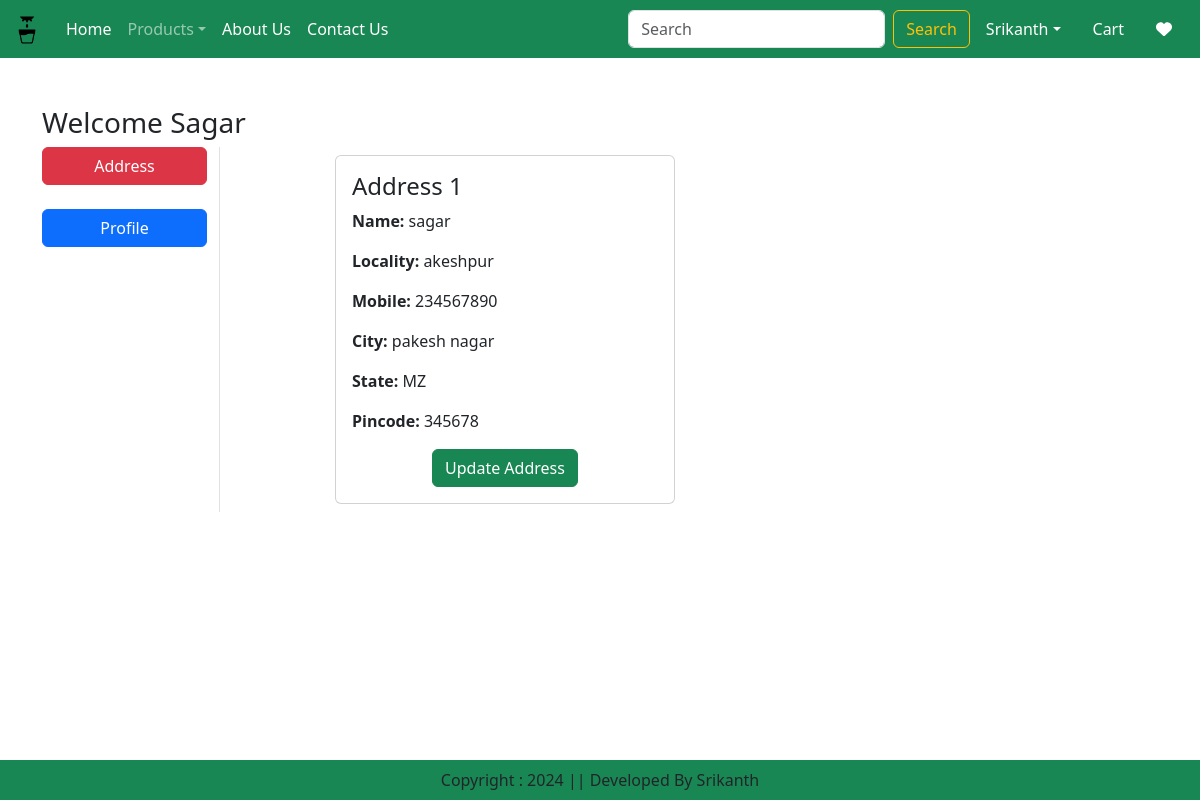
The page /address/ (signed in) on the database its author committed.
### Website/models.py (models this page shows, shortened)
class Customer(models.Model):
    user = models.ForeignKey(User, on_delete=models.CASCADE)
    name = models.CharField(max_length=200)
    locality = models.CharField(max_length=200)
    city = models.CharField(max_length=50)
    mobile = models.CharField(max_length=15)  # Changed to CharField for mobile numbers
    zipcode = models.CharField(max_length=10)  # Changed to CharField for zip codes
    state = models.CharField(choices=STATE_CHOICES, max_length=100)

### Website/views.py (the view)
# urls.py: path('address/', views.address, name='address'),
@login_required
def address(request):
    add = Customer.objects.filter(user=request.user)
    totalitem=0
    wishitem=0
    if request.user.is_authenticated:
        totalitem=len(Cart.objects.filter(user=request.user))
        wishitem = len(Wishlist.objects.filter(user=request.user))
    return render(request, 'website/address.html', locals())

### Templates/website/address.html (shortened to what this page needs)
{% extends "website/base.html" %}
{% load static %}
{% block main-content %}
<div class="container my-5">
    <div class="row">
        <h3>Welcome <span class="text-capitalize">{{ request.user }}</span></h3>
        <div class="col-sm-2 border-end">
            <ul class="list-unstyled">
                <li class="d-grid">
                    <a href="{% url 'address' %}" class="btn btn-danger">Address</a>
                </li><br>
                <li class="d-grid mb-2">
                    <a href="{% url 'profile' %}" class="btn btn-primary">Profile</a>
                </li>
            </ul>
        </div>
        <div class="col-sm-8 offset-sm-1">
            <div class="row">
                {% if add %}
                    {% for ad in add %}
                    <article class="col-sm-6">
                        <div class="card m-2">
                            <div class="card-body">
                                <h4>Address {{ forloop.counter }}</h4>
                                <p><strong>Name:</strong> {{ ad.name }}</p>
                                <p><strong>Locality:</strong> {{ ad.locality }}</p>
                                <p><strong>Mobile:</strong> {{ ad.mobile }}</p>
                                <p><strong>City:</strong> {{ ad.city }}</p>
                                <p><strong>State:</strong> {{ ad.state }}</p>
                                <p><strong>Pincode:</strong> {{ ad.zipcode }}</p>
                                <div class="text-center mt-3">
                                    <a href="{% url 'updateaddress' pk=ad.id %}" class="btn btn-success">Update Address</a>
                                </div>
                            </div>
                        </div>
                    </article>
                    {% endfor %}
                {% else %}
                    <div class="col-12">
                        <div class="alert alert-warning text-center" role="alert">
                            No addresses found. Please add a new address.
                        </div>
                    </div>
                {% endif %}
            </div>
        </div>
    </div>
</div>
{% endblock main-content %}

### rows shown on the page
Customer: name "sagar", locality "akeshpur", mobile "234567890", city "pakesh nagar", state "MZ", zipcode "345678"

### other values the page prints
{{ request.user }} "Sagar"
